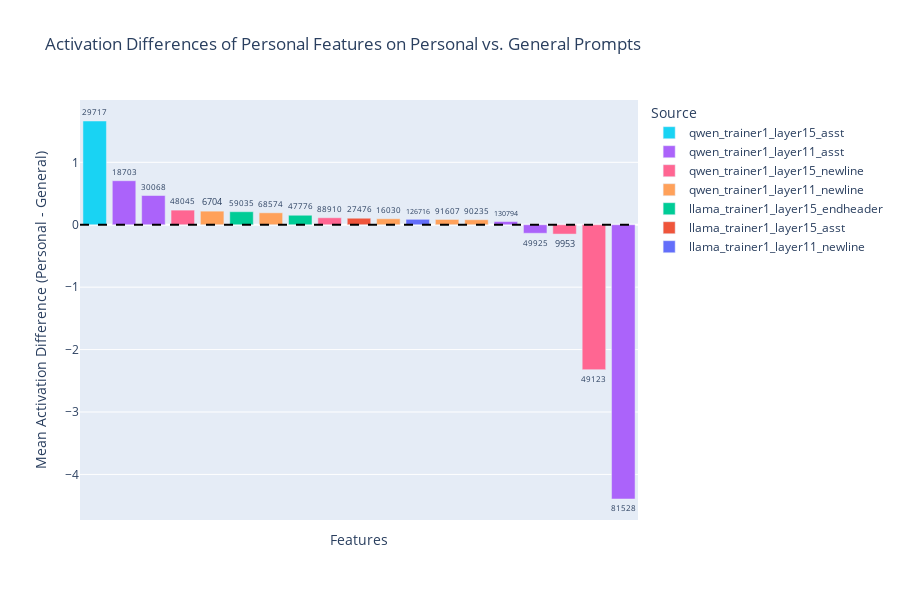

The cell this chart's notebook holds for it:
### Code cell
if not final_combined_df.empty and len(plot_df) > 0:
    # Calculate activation difference (personal - general) if not already done
    if 'activation_difference' not in plot_df.columns:
        plot_df['activation_difference'] = plot_df['personal_mean_numeric'] - plot_df['general_activation_mean']
    
    # Sort by activation difference (highest to lowest)
    plot_df_sorted = plot_df.sort_values('activation_difference', ascending=False).reset_index(drop=True)
    
    # Create a copy with cleaned source names for display
    plot_df_sorted_display = plot_df_sorted.copy()
    plot_df_sorted_display['source_clean'] = plot_df_sorted_display['source'].str.replace('.csv', '')
    
    # Interactive Bar Plot
    fig_bar = px.bar(
        plot_df_sorted_display,
        x=plot_df_sorted_display.index,
        y='activation_difference',
        color='source_clean',
        color_discrete_map=dict(zip(source_names, colors)),
        hover_data={'chat_desc': True, 'pt_desc': True, 'source_clean': False, 'activation_difference': False},
        hover_name='feature_id',
        text='feature_id',
        title='Activation Differences of Personal Features on Personal vs. General Prompts',
        labels={
            'x': 'Features',
            'activation_difference': 'Mean Activation Difference (Personal - General)',
            'source_clean': 'Source'
        }
    )
    
    # Update text labels to show feature IDs on bars
    fig_bar.update_traces(
        textposition="outside",
        textfont_size=9
    )
    
    # Add horizontal line at y=0
    fig_bar.add_hline(y=0, line_dash="dash", line_color="black")
    
    # Update layout - disable zoom and pan for bar plot, remove x-axis numbers
    fig_bar.update_layout(
        xaxis_title='Features',
        yaxis_title='Mean Activation Difference (Personal - General)',
        height=600,
        hovermode='closest',
        xaxis=dict(
            fixedrange=True,  # Disable zoom/pan on x-axis
            showticklabels=False  # Remove x-axis tick labels (numbers)
        ),
        yaxis=dict(fixedrange=True)   # Disable zoom/pan on y-axis
    )
    
    # Update hover template to show only chat_desc and pt_desc
    fig_bar.update_traces(
        hovertemplate='<b>feature_id: %{hovertext}</b><br>' +
                     'chat_desc: %{customdata[0]}<br>' +
                     'pt_desc: %{customdata[1]}<br>' +
                     '<extra></extra>'
    )
    
    # Save as HTML file
    fig_bar.write_html("interactive_bar_feature_activations.html")
    print("Bar plot saved as: interactive_bar_feature_activations.html")
    
    fig_bar.show()
    
else:
    print("No valid data for interactive bar plot")

### Figure 1 — Plotly figure (JSON) as saved in the notebook; plotly's stock layout.template omitted (floating-point values rounded to 4 significant figures)
{"data": [{"alignmentgroup": "True", "customdata": [["AI chatbot response of \"i'm a/an\" to questions of \"who are you\"", "???", "qwen_trainer1_layer15_asst"]], "hovertemplate": "<b>feature_id: %{hovertext}</b><br>chat_desc: %{customdata[0]}<br>pt_desc: %{customdata[1]}<br><extra></extra>", "hovertext": [29717], "legendgroup": "qwen_trainer1_layer15_asst", "marker": {"color": "#19D3F3", "pattern": {"shape": ""}}, "name": "qwen_trainer1_layer15_asst", "offsetgroup": "qwen_trainer1_layer15_asst", "orientation": "v", "showlegend": true, "text": [29717], "textfont": {"size": 9}, "textposition": "outside", "type": "bar", "x": [0], "xaxis": "x", "y": [1.662], "yaxis": "y"}, {"alignmentgroup": "True", "customdata": [["AI chatbot being given elaborate instructions (including attempts to jailbreak)", "very powerful fictional beings: superintelligent AI in sci-fi, electric appliances that can talk, witchcraft, voice of human nature", "qwen_trainer1_layer11_asst"], ["asimov's three laws of robotics, AI chatbots referring to their programming", "asimov's three laws of robotics, thinking machines and robots in sci-fi including HAL from 2001: a space odyssey", "qwen_trainer1_layer11_asst"], ["\"assistant\" header token after being asked to write about chemicals", "\"assistant\" token from descriptions of human assistant professions", "qwen_trainer1_layer11_asst"], ["\"assistant\" header token after being asked follow-up questions", "colon before bash commands ???", "qwen_trainer1_layer11_asst"], ["\"assistant\" header token after being asked to do a writing or copyediting task", "\"assistant\" token from descriptions of human assistant professions", "qwen_trainer1_layer11_asst"]], "hovertemplate": "<b>feature_id: %{hovertext}</b><br>chat_desc: %{customdata[0]}<br>pt_desc: %{customdata[1]}<br><extra></extra>", "hovertext": [18703, 30068, 130794, 49925, 81528], "legendgroup": "qwen_trainer1_layer11_asst", "marker": {"color": "#AB63FA", "pattern": {"shape": ""}}, "name": "qwen_trainer1_layer11_asst", "offsetgroup": "qwen_trainer1_layer11_asst", "orientation": "v", "showlegend": true, "text": [18703, 30068, 130794, 49925, 81528], "textfont": {"size": 9}, "textposition": "outside", "type": "bar", "x": [1, 2, 14, 15, 18], "xaxis": "x", "y": [0.7052, 0.4685, 0.05136, -0.1364, -4.394], "yaxis": "y"}, {"alignmentgroup": "True", "customdata": [["newline before AI chatbot response to generating a description of a chemical company", "token before a summary, blurb, or lede (often with preceding numbers giving desired length)", "qwen_trainer1_layer15_newline"], ["newline before AI chatbot engages in nsfw role-play or being jailbroken ", "tokens before code errors, misbehaving, descriptions of colonialism, jingoism, self-put downs, sarcasm", "qwen_trainer1_layer15_newline"], ["newline after being asked to give a one-sentence explainer", "newline before one-sentence summary or quote", "qwen_trainer1_layer15_newline"], ["newline before AI chatbot answers yes or no question about factual consistency, reasoning, or semantic content ", "newline before answer in wide range of contexts ???", "qwen_trainer1_layer15_newline"]], "hovertemplate": "<b>feature_id: %{hovertext}</b><br>chat_desc: %{customdata[0]}<br>pt_desc: %{customdata[1]}<br><extra></extra>", "hovertext": [48045, 88910, 9953, 49123], "legendgroup": "qwen_trainer1_layer15_newline", "marker": {"color": "#FF6692", "pattern": {"shape": ""}}, "name": "qwen_trainer1_layer15_newline", "offsetgroup": "qwen_trainer1_layer15_newline", "orientation": "v", "showlegend": true, "text": [48045, 88910, 9953, 49123], "textfont": {"size": 9}, "textposition": "outside", "type": "bar", "x": [3, 8, 16, 17], "xaxis": "x", "y": [0.2343, 0.112, -0.1496, -2.321], "yaxis": "y"}, {"alignmentgroup": "True", "customdata": [["newline before \"hello\" in chinese", "newline or other text token before ???", "qwen_trainer1_layer11_newline"], ["newline after \"assistant\" header token when the AI chatbot is asked to behave a certain way if christian", "???", "qwen_trainer1_layer11_newline"], ["viewpoint, bird's eye view, first-person perspective", "the perspective of an organization (mainly healthcare system, government)", "qwen_trainer1_layer11_newline"], ["valuing or encouraging innovation", "valuing or encouraging innovation", "qwen_trainer1_layer11_newline"], ["user instructing AI chatbot or the AI chatbot agreeing to role-play, impersonate, or simulate a character", "impersonating, portraying, or giving an impression of a character", "qwen_trainer1_layer11_newline"]], "hovertemplate": "<b>feature_id: %{hovertext}</b><br>chat_desc: %{customdata[0]}<br>pt_desc: %{customdata[1]}<br><extra></extra>", "hovertext": [6704, 68574, 16030, 91607, 90235], "legendgroup": "qwen_trainer1_layer11_newline", "marker": {"color": "#FFA15A", "pattern": {"shape": ""}}, "name": "qwen_trainer1_layer11_newline", "offsetgroup": "qwen_trainer1_layer11_newline", "orientation": "v", "showlegend": true, "text": [6704, 68574, 16030, 91607, 90235], "textfont": {"size": 9}, "textposition": "outside", "type": "bar", "x": [4, 6, 10, 12, 13], "xaxis": "x", "y": [0.2178, 0.1914, 0.09594, 0.08487, 0.08049], "yaxis": "y"}, {"alignmentgroup": "True", "customdata": [["instructions for role-playing, requirements, schema, templates, rules", "editing, helping write/publish/refine text, forum moderator", "llama_trainer1_layer15_endheader"], ["programmatic instructions for processing text", "writing/translating feedback, literary criticism", "llama_trainer1_layer15_endheader"]], "hovertemplate": "<b>feature_id: %{hovertext}</b><br>chat_desc: %{customdata[0]}<br>pt_desc: %{customdata[1]}<br><extra></extra>", "hovertext": [59035, 47776], "legendgroup": "llama_trainer1_layer15_endheader", "marker": {"color": "#00CC96", "pattern": {"shape": ""}}, "name": "llama_trainer1_layer15_endheader", "offsetgroup": "llama_trainer1_layer15_endheader", "orientation": "v", "showlegend": true, "text": [59035, 47776], "textfont": {"size": 9}, "textposition": "outside", "type": "bar", "x": [5, 7], "xaxis": "x", "y": [0.2086, 0.152], "yaxis": "y"}, {"alignmentgroup": "True", "customdata": [["symbols, metaphors, representations (especially in role-playing scenarios) ???", "symbolism, representations, synechdoche ???", "llama_trainer1_layer15_asst"]], "hovertemplate": "<b>feature_id: %{hovertext}</b><br>chat_desc: %{customdata[0]}<br>pt_desc: %{customdata[1]}<br><extra></extra>", "hovertext": [27476], "legendgroup": "llama_trainer1_layer15_asst", "marker": {"color": "#EF553B", "pattern": {"shape": ""}}, "name": "llama_trainer1_layer15_asst", "offsetgroup": "llama_trainer1_layer15_asst", "orientation": "v", "showlegend": true, "text": [27476], "textfont": {"size": 9}, "textposition": "outside", "type": "bar", "x": [9], "xaxis": "x", "y": [0.1044], "yaxis": "y"}, {"alignmentgroup": "True", "customdata": [["newline before nsfw roleplay", "newline between nsfw description, violence", "llama_trainer1_layer11_newline"]], "hovertemplate": "<b>feature_id: %{hovertext}</b><br>chat_desc: %{customdata[0]}<br>pt_desc: %{customdata[1]}<br><extra></extra>", "hovertext": [126716], "legendgroup": "llama_trainer1_layer11_newline", "marker": {"color": "#636EFA", "pattern": {"shape": ""}}, "name": "llama_trainer1_layer11_newline", "offsetgroup": "llama_trainer1_layer11_newline", "orientation": "v", "showlegend": true, "text": [126716], "textfont": {"size": 9}, "textposition": "outside", "type": "bar", "x": [11], "xaxis": "x", "y": [0.08708], "yaxis": "y"}], "layout": {"barmode": "relative", "height": 600, "hovermode": "closest", "legend": {"title": {"text": "Source"}, "tracegroupgap": 0}, "shapes": [{"line": {"color": "black", "dash": "dash"}, "type": "line", "x0": 0, "x1": 1, "xref": "x domain", "y0": 0, "y1": 0, "yref": "y"}], "title": {"text": "Activation Differences of Personal Features on Personal vs. General Prompts"}, "xaxis": {"anchor": "y", "domain": [0, 1], "fixedrange": true, "showticklabels": false, "title": {"text": "Features"}}, "yaxis": {"anchor": "x", "domain": [0, 1], "fixedrange": true, "title": {"text": "Mean Activation Difference (Personal - General)"}}}}
